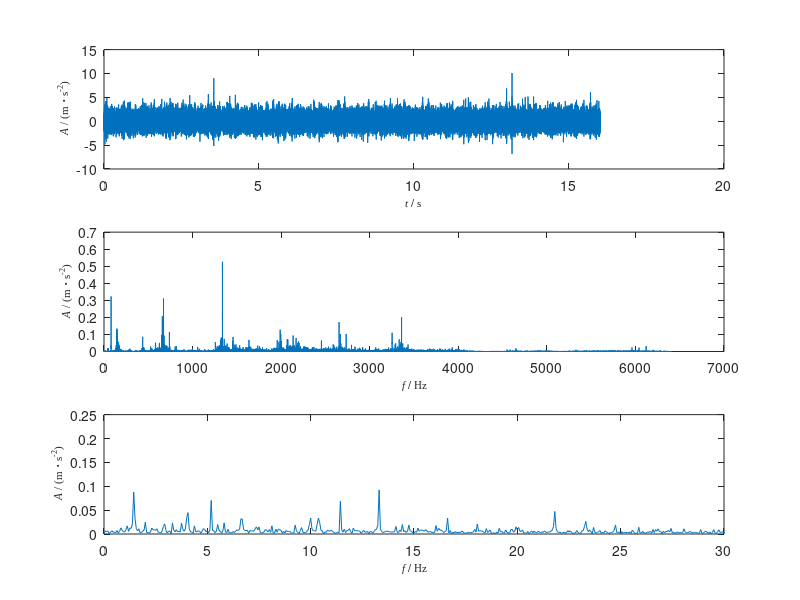

Reproduce this figure in MATLAB. (Note: this script raises an error after producing the figure.)
% =========================================================================
%                          Written by Yi Qin
% =========================================================================
clc
clear
close all

load sungearbroken    %% input speed 40Hz, the sun gear has a broken tooth, and the fault characteristic frequency is 5.2Hz
fs= 12800;   %% sampling frequency
N=length(x);
t=(0:N-1)/fs;

hl=figure(1);
p_vect=[700 400 660 540];
set(hl,'Position',p_vect);
%% plot original signal
subplot(311)
plot(t,x)
xlabel('\fontsize{11}\fontname{Times New Roman}\itt\rm\bf / \rms');
ylabel('\fontsize{11}\fontname{Times New Roman}\it A\rm{ / (m }\bf{\cdot}\rm s^{-2})');

%% plot frequency spectrum
subplot(312)
aa=abs(fft(x));

df = fs/N;               
ff1 = (0:floor(N/2)-1)*df;      
aa1= 2*aa(1:floor(N/2))/N;
aa1(1)=0;
plot(ff1, aa1);
xlabel('\fontsize{11}\fontname{Times New Roman}\it f\rm\bf / \rmHz');
ylabel('\fontsize{11}\fontname{Times New Roman}\it A\rm{ / (m }\bf{\cdot}\rm s^{-2})');

%% plot envelope spectrum
subplot(313)
aa=abs(fft(abs(hilbert(x))));
N=length(aa);
df = fs/N;               
ff1 = (0:floor(N/2)-1)*df;      
aa1= 2*aa(1:floor(N/2))/N;
aa1(1)=0;
plot(ff1, aa1);
xlabel('\fontsize{11}\fontname{Times New Roman}\it f\rm\bf / \rmHz');
ylabel('\fontsize{11}\fontname{Times New Roman}\it A\rm{ / (m }\bf{\cdot}\rm s^{-2})');
xlim([0 30])

%% wavelet parameters
p=1;
q=2;
r1=3;
s1=4;
r2=5;
s2=7;
bet=5/8;
alp=9/16;

J=4;
[F] = CreateFilters2(N,p,q,r1,s1,r2,s2,bet,alp,J);

w=MFLexiWT(x,p,q,r1,s1,r2,s2,J,F);

for j=1:J
       zw{j,1}=zeros(size(w{j,1}));
       zw{j,2}=zeros(size(w{j,2}));
       zw{j,3}=zeros(size(w{j,3}));
       zw{j,4}=zeros(size(w{j,4}));
end
zw{J+1,1}=zeros(size(w{J+1,1}));
scr=zeros(2*J,N);  %%the result of single band reconstruction
for j=1:J
    wt=zw;
    wt{j,1}=w{j,1};
    wt{j,2}=w{j,2};
    scr(2*j-1,:)=iMFLexiWT(x,wt,N,p,q,r1,s1,r2,s2,F);
    wt=zw;
    wt{j,3}=w{j,3};
    wt{j,4}=w{j,4};
    scr(2*j,:)=iMFLexiWT(x,wt,N,p,q,r1,s1,r2,s2,F);
end

ylabelstr(1)={['{\fontname{Times New Roman}\fontsize{10}\itc}','{\fontsize{10}\fontname{Times New Roman}_1^1}']};
ylabelstr(2)={['{\fontname{Times New Roman}\fontsize{10}\itc}','{\fontsize{10}\fontname{Times New Roman}_2^1}']};
ylabelstr(3)={['{\fontname{Times New Roman}\fontsize{10}\itc}','{\fontsize{10}\fontname{Times New Roman}_1^2}']};
ylabelstr(4)={['{\fontname{Times New Roman}\fontsize{10}\itc}','{\fontsize{10}\fontname{Times New Roman}_2^2}']};
ylabelstr(5)={['{\fontname{Times New Roman}\fontsize{10}\itc}','{\fontsize{10}\fontname{Times New Roman}_1^3}']};
ylabelstr(6)={['{\fontname{Times New Roman}\fontsize{10}\itc}','{\fontsize{10}\fontname{Times New Roman}_2^3}']};
ylabelstr(7)={['{\fontname{Times New Roman}\fontsize{10}\itc}','{\fontsize{10}\fontname{Times New Roman}_1^4}']};
ylabelstr(8)={['{\fontname{Times New Roman}\fontsize{10}\itc}','{\fontsize{10}\fontname{Times New Roman}_2^4}']};
ylabelstr(9)={['{\fontname{Times New Roman}\fontsize{10}\itc}','{\fontsize{10}\fontname{Times New Roman}_1^5}']};
ylabelstr(10)={['{\fontname{Times New Roman}\fontsize{10}\itc}','{\fontsize{10}\fontname{Times New Roman}_2^5}']};
ylabelstr(11)={['{\fontname{Times New Roman}\fontsize{10}\itc}','{\fontsize{10}\fontname{Times New Roman}_1^6}']};
ylabelstr(12)={['{\fontname{Times New Roman}\fontsize{10}\itc}','{\fontsize{10}\fontname{Times New Roman}_2^6}']};
hl=figure(2);
p_vect=[700 200 660 700];
set(hl,'Position',p_vect);
for i=1:2*J
subplot(2*J,1,i)
plot(t,scr(i,:))
xlim([0 t(end)])
ylabel(ylabelstr(i));
[Ie,IE]=SESESCCal(scr(i,:)); %%Calculate the the negentropy of the squared envelope(SE)and of the squared envelopes pectrum(SES)
se(i)=Ie;
sE(i)=IE;
end
xlabel('\fontsize{11}\fontname{Times New Roman}\itt\rm\bf / \rms');
set(gca, 'XTickLabel' ,{'c_1^1','c_2^1','c_1^2','c_2^2','c_1^3','c_2^3','c_1^4','c_2^4'},'FontName','Times New Roman','FontSize',10) 


opi=scr(find(se==max(se)),:); %%find the optimal sub-band

hl=figure(3);
p_vect=[700 400 660 400];
set(hl,'Position',p_vect);
subplot(211)
plot(t,opi)
xlabel('\fontsize{11}\fontname{Times New Roman}\itt\rm\bf / \rms');
ylabel('\fontsize{11}\fontname{Times New Roman}\it A\rm{ / (m }\bf{\cdot}\rm s^{-2})');
xlim([0 t(end)])

subplot(212)
aa=abs(fft(abs(hilbert(opi))));
N=length(aa);
df = fs/N;               
ff1 = (0:floor(N/2)-1)*df;      
aa1= 2*aa(1:floor(N/2))/N;
aa1(1)=0;
temp=aa1(167);
aa1(167)=aa1(161);
aa1(161)=temp;
plot(ff1, aa1);
xlabel('\fontsize{11}\fontname{Times New Roman}\it f\rm\bf / \rmHz');
ylabel('\fontsize{11}\fontname{Times New Roman}\it A\rm{ / (m }\bf{\cdot}\rm s^{-2})');
xlim([0 30])
